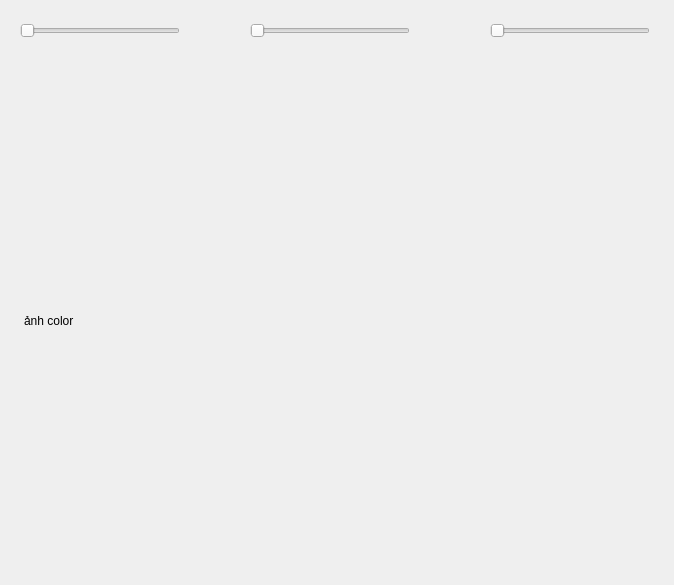
              <widget class="QWidget" name="page_3">
               <widget class="QLabel" name="color_label">
                <property name="geometry">
                 <rect>
                  <x>24</x>
                  <y>65</y>
                  <width>641</width>
                  <height>511</height>
                 </rect>
                </property>
                <property name="text">
                 <string>ảnh color</string>
                </property>
                <property name="scaledContents">
                 <bool>true</bool>
                </property>
               </widget>
               <widget class="QSlider" name="hue_slider">
                <property name="geometry">
                 <rect>
                  <x>20</x>
                  <y>20</y>
                  <width>160</width>
                  <height>22</height>
                 </rect>
                </property>
                <property name="orientation">
                 <enum>Qt::Horizontal</enum>
                </property>
               </widget>
               <widget class="QSlider" name="saturation_slider">
                <property name="geometry">
                 <rect>
                  <x>250</x>
                  <y>20</y>
                  <width>160</width>
                  <height>22</height>
                 </rect>
                </property>
                <property name="orientation">
                 <enum>Qt::Horizontal</enum>
                </property>
               </widget>
               <widget class="QSlider" name="brightness_slider">
                <property name="geometry">
                 <rect>
                  <x>490</x>
                  <y>20</y>
                  <width>160</width>
                  <height>22</height>
                 </rect>
                </property>
                <property name="orientation">
                 <enum>Qt::Horizontal</enum>
                </property>
               </widget>
              </widget>
